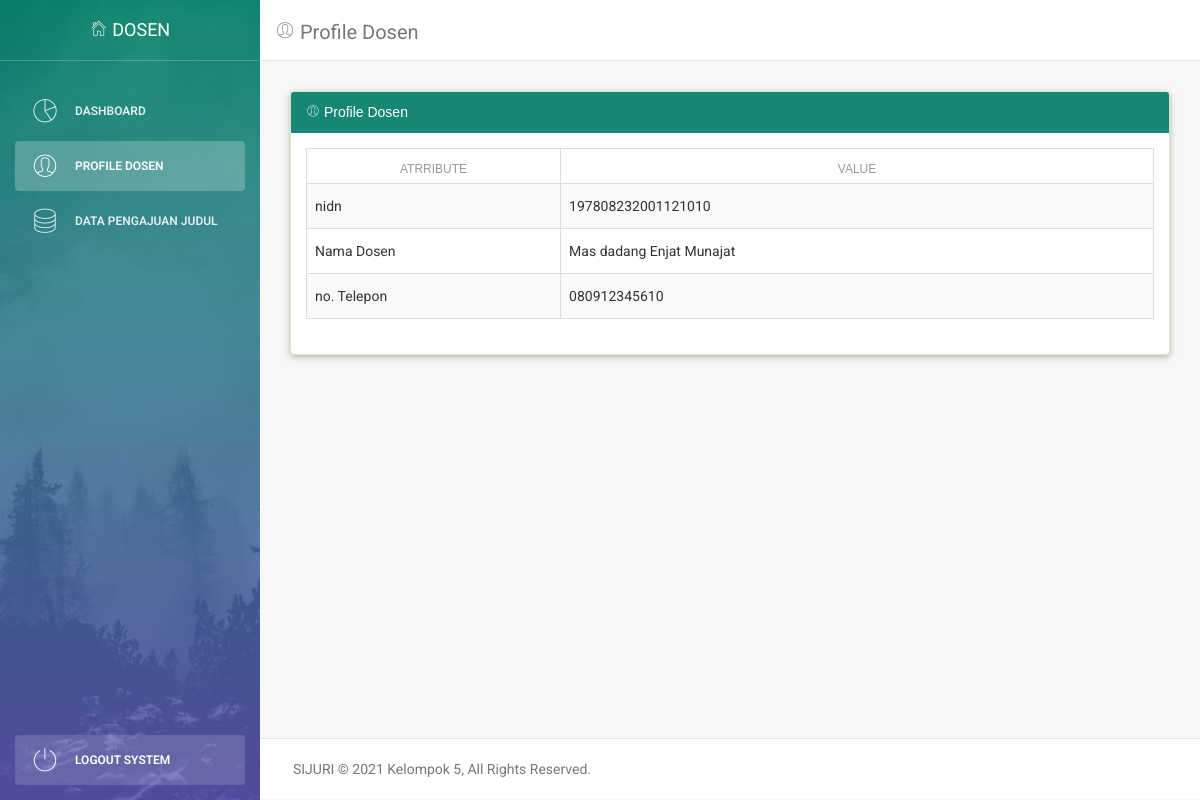
/dosen/media.php?action=profile-dosen (signed in), run on the app's committed database.
### tables this page shows
CREATE TABLE `tbl_dosen` (
  `nip` varchar(100) NOT NULL,
  `password` varchar(100) NOT NULL,
  `nama_dosen` varchar(100) NOT NULL,
  `tanggal_lahir` date NOT NULL,
  `email` varchar(100) NOT NULL,
  `no_telepon` varchar(100) NOT NULL
);

CREATE TABLE `tbl_pengaturan` (
  `id` int(11) NOT NULL,
  `nama` varchar(50) NOT NULL,
  `isi` text NOT NULL,
  `keterangan` text NOT NULL
);

### dosen/module/profile.php (the view, shortened to what this page needs)
<?php
include('../library/database.php');
$var = $_SESSION['nip'];
$query  = "SELECT * FROM tbl_dosen WHERE nip = '$var'";
$result =  mysqli_query($connect, $query);
while ($row = mysqli_fetch_array($result)) {
  $nidn          = $row['nip'];
  $nama_dosen       = $row['nama_dosen'];
  $no_telepon       = $row['no_telepon'];
}
?>
<div class="content">
  <div class="container-fluid">
    <div class="row">
      <div class="col-md-12">
        <div class="panel panel-success" style="box-shadow: 0 2px 5px 0 rgba(0, 0, 0, 0.16), 0 2px 10px 0 rgba(0, 0, 0, 0.12);">
          <div class="unwaha-padding panel-heading" style="color:#fff;background-color: #158873;border-color: #158873;"> <i class="pe-7s-user"></i> Profile Dosen</div>
          <div class="panel-body">
            <div class="table-responsive">
              <table class="table table-bordered table-striped">
                <thead>
                  <tr>
                    <th class="text-center" width="15%">Atrribute</th>
                    <th class="text-center" width="35%">Value</th>
                  </tr>
                </thead>
                <tbody>
                  <tr>
                    <td>nidn</td>
                    <td><?php echo $nidn ?></td>
                  </tr>
                  <tr>
                    <td>Nama Dosen</td>
                    <td><?php echo $nama_dosen ?></td>
                  </tr>
                  <tr>
                    <td>no. Telepon</td>
                    <td><?php echo $no_telepon ?></td>
                  </tr>
                </tbody>
              </table>
            </div>
          </div>
        </div>
      </div>
    </div>
  </div>
</div>

### dosen/part/footer.php (shortened to what this page needs)
<footer class="footer">
    <div class="container-fluid">
        <p class="copyright pull-left">
            <?= $footer_title ?>
        </p>
    </div>
</footer>
</div>
</body>
</html>

### data on the page
tbl_dosen: nip "197808232001121010", nama_dosen "Mas dadang Enjat Munajat", no_telepon "080912345610"
tbl_pengaturan: isi "SIJURI © 2021 Kelompok 5, All Rights Reserved."

### other printed values
$title "Profile Dosen"
